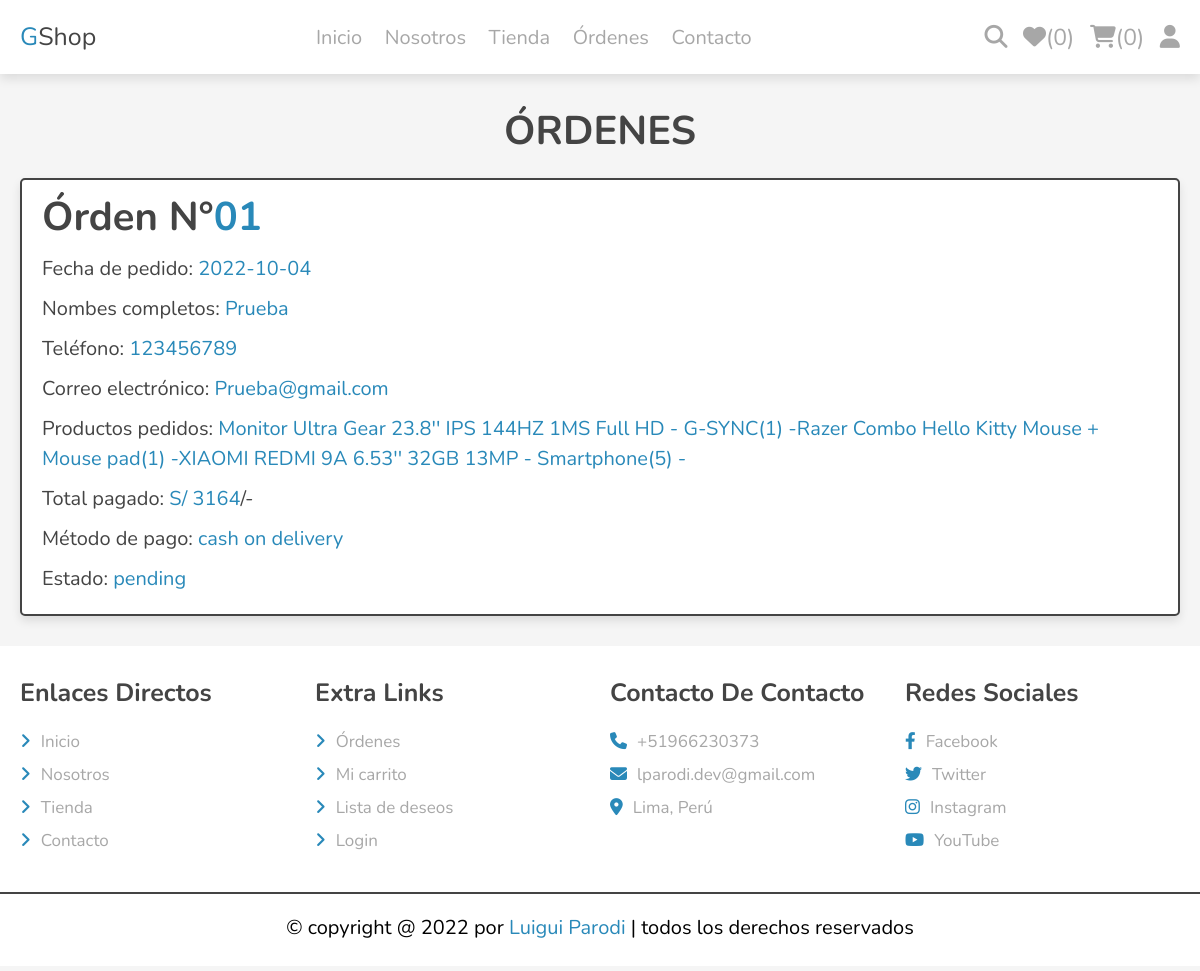
Screenshot of /orders.php (signed in) with the database file from the repository.
### tables this page shows
CREATE TABLE `orders` (
  `id` int(100) NOT NULL,
  `user_id` int(100) NOT NULL,
  `name` varchar(20) NOT NULL,
  `number` varchar(10) NOT NULL,
  `email` varchar(50) NOT NULL,
  `method` varchar(50) NOT NULL,
  `address` varchar(500) NOT NULL,
  `total_products` varchar(1000) NOT NULL,
  `total_price` int(100) NOT NULL,
  `placed_on` date NOT NULL DEFAULT current_timestamp(),
  `payment_status` varchar(20) NOT NULL DEFAULT 'pending'
);

### orders.php (the view, shortened to what this page needs)
<?php
include 'components/connect.php';
if (isset($_SESSION['user_id'])) {
    $user_id = $_SESSION['user_id'];
} else {
    $user_id = '';
}
?>
<!DOCTYPE html>
<html lang="es">
<head>
    <link rel="stylesheet" href="https://cdnjs.cloudflare.com/ajax/libs/font-awesome/6.1.1/css/all.min.css">
    <link rel="stylesheet" href="css/general_style.css">
</head>
<body>
    <?php include 'components/user_header.php' ?>
    <section class="show-orders">
        <h1 class="heading">órdenes</h1>
        <div class="box-container">
            <?php
            $show_orders = $conn->prepare(
                "SELECT *
                FROM `orders`
                WHERE user_id = ?"
            );
            $show_orders->execute([$user_id]);
            if ($show_orders->rowCount() > 0) {
                while ($fetch_orders = $show_orders->fetch(PDO::FETCH_ASSOC)) {
            ?>
                    <div class="box">
                        <h2 class="sub-heading">Órden N°<?= ($fetch_orders['id'] > 9) ? '' : '<span>0</span>'; ?><span><?= $fetch_orders['id']; ?></span></h2>
                        <p>Fecha de pedido: <span><?= $fetch_orders['placed_on']; ?></span></p>
                        <p>Nombes completos: <span><?= $fetch_orders['name']; ?></span></p>
                        <p>Teléfono: <span><?= $fetch_orders['number']; ?></span></p>
                        <p>Correo electrónico: <span><?= $fetch_orders['email']; ?></span></p>
                        <p>Productos pedidos: <span><?= $fetch_orders['total_products']; ?></span></p>
                        <p>Total pagado: <span>S/ <?= $fetch_orders['total_price']; ?></span>/-</p>
                        <p>Método de pago: <span><?= $fetch_orders['method']; ?></span></p>
                        <p>Estado: <span class="<?= ($fetch_orders['payment_status'] == 'pending') ? 'pending' : 'completed'; ?>"><?= $fetch_orders['payment_status']; ?></span></p>
                    </div>
            <?php
                }
            } else {
                echo '<p class="empty">No hay órdenes actualmente.</p>';
            }
            ?>
        </div>
    </section>
    <?php include 'components/footer.php' ?>
</body>
</html>

### css/general_style.css (style rules this page uses)
:root { --main-color: #2989b9; --red: #e74c3c; --orange: #f39c12; --black: #444; --white: #fff; --light-bg: #f5f5f5; --light-color: rgba(66, 66, 66, 0.467); --border: 0.2rem solid var(--black); --box-shadow: 0 0.5rem 1rem rgba(0, 0, 0, 0.1); }
* { font-family: "Nunito", sans-serif; margin: 0; padding: 0; box-sizing: border-box; text-decoration: none; outline: none; border: none; }
html { font-size: 62.5%; overflow-x: hidden; }
body { background-color: var(--light-bg); }
section { max-width: 1200px; margin: 0 auto; padding: 3rem 2rem; }
.heading { text-align: center; margin-bottom: 2rem; text-transform: uppercase; color: var(--black); font-size: 4rem; }
.sub-heading { text-align: left; margin-bottom: 1rem; text-transform: capitalize; color: var(--black); font-size: 4rem; }
.pending { color: var(--orange); }
.show-orders .box-container { display: flex; flex-wrap: wrap; gap: 1.5rem; align-items: flex-start; }
.show-orders .box-container .box { background-color: var(--white); border-radius: 0.5rem; border: var(--border); padding: 1rem 2rem; box-shadow: var(--box-shadow); flex: 1 1 40rem; }
.show-orders .box-container .box p { margin: 1rem 0; font-size: 2rem; color: var(--black); line-height: 1.5; }
.show-orders .box-container .box h2 span, .show-orders .box-container .box p span { color: var(--main-color); }

### rows the page displays
orders: shows "0", id "1", placed_on "2022-10-04", name "Prueba", number "123456789", email "Prueba@gmail.com", total_products "Monitor Ultra Gear 23.8'' IPS 144HZ 1MS Full HD - G-SYNC(1) -Razer Combo Hello Kitty Mouse + Mouse pad(1) -XIAOMI REDMI 9A 6.53'' 32GB 13MP - Smartphone(5) -", total_price "3164", method "cash on delivery", payment_status "pending"

### other values shown
$total_wishlist_items "0"
$total_cart_items "0"
